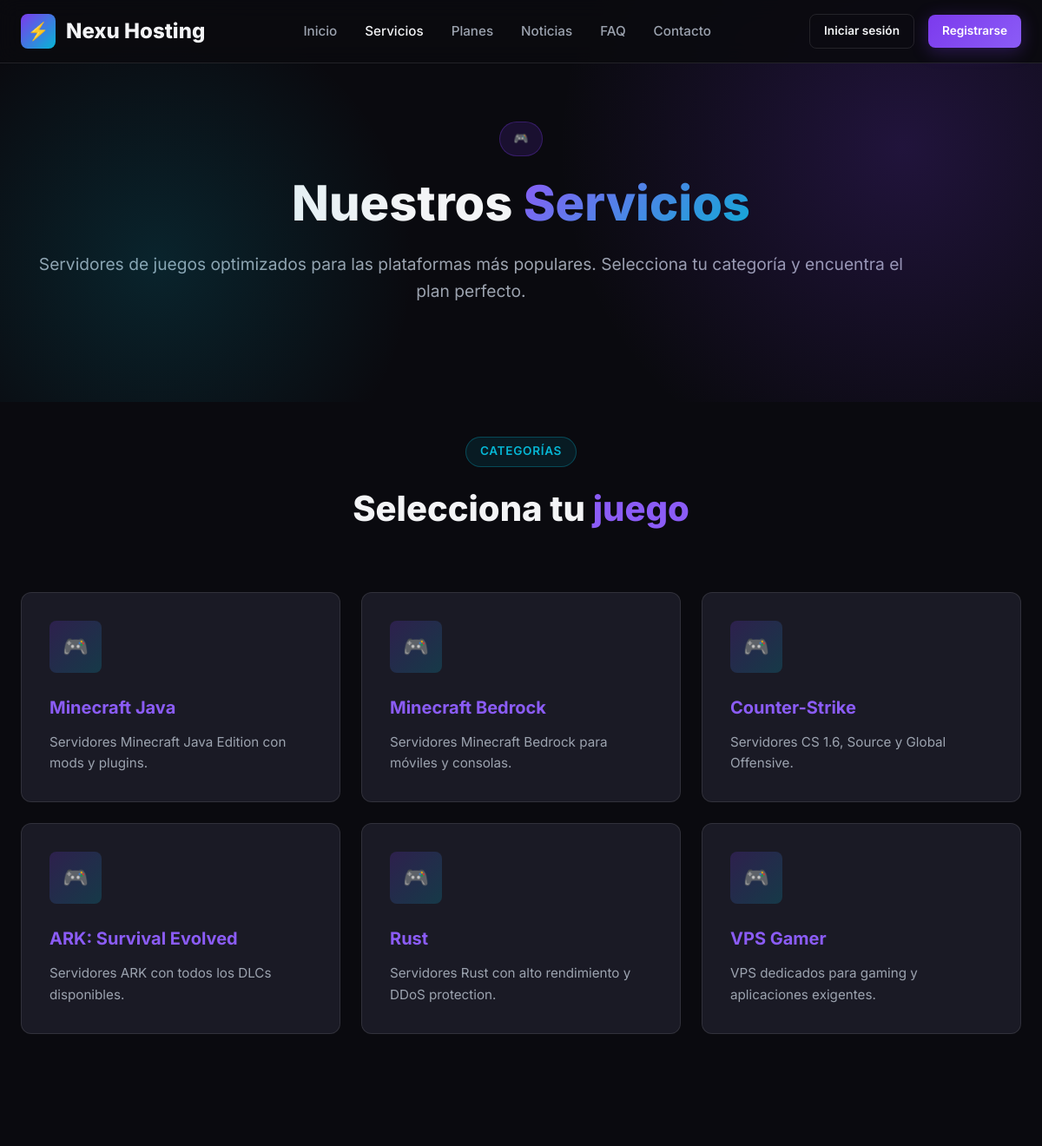
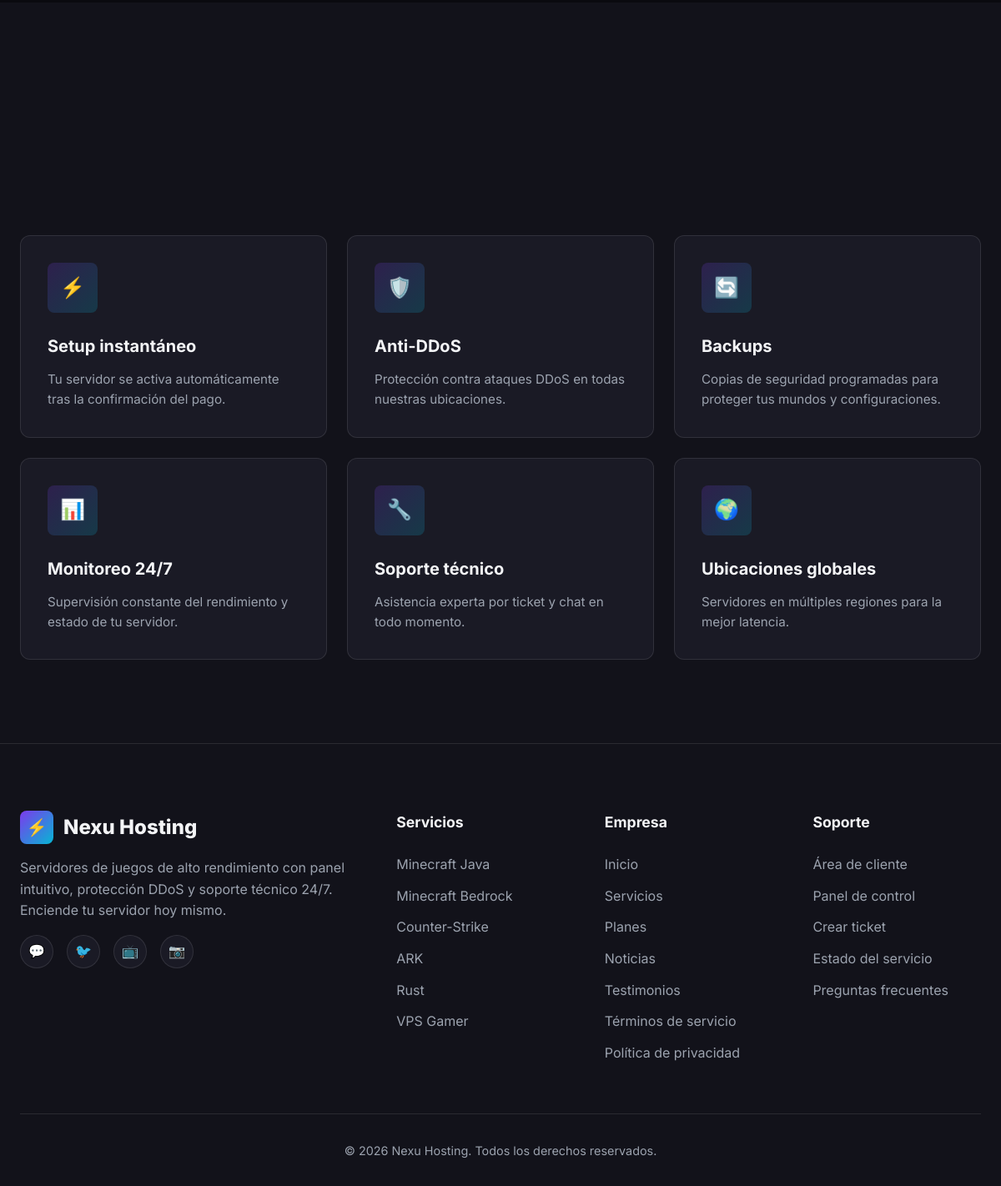
Page /servicios.php on the committed database (2 pictures, top to bottom).
### tables this page shows
CREATE TABLE IF NOT EXISTS categorias (
    id INT AUTO_INCREMENT PRIMARY KEY,
    nombre VARCHAR(100) NOT NULL,
    slug VARCHAR(100) NOT NULL UNIQUE,
    descripcion TEXT,
    icono VARCHAR(50) DEFAULT 'gamepad',
    orden INT DEFAULT 0,
    activo TINYINT(1) DEFAULT 1
);

### includes/funciones.php (called while the page is built, shortened)
<?php
require_once __DIR__ . '/pagos.php';
function e($string) {
    return htmlspecialchars($string ?? '', ENT_QUOTES, 'UTF-8');
}
function obtenerCategorias($soloActivas = true) {
    global $pdo;
    $sql = "SELECT * FROM categorias";
    if ($soloActivas) $sql .= " WHERE activo = 1";
    $sql .= " ORDER BY orden ASC";
    return $pdo->query($sql)->fetchAll();
}

### servicios.php (the view, shortened to what this page needs)
<?php
require_once 'includes/header.php';
$categorias = obtenerCategorias();
?>
<section class="hero" style="padding: 140px 0 80px;">
    <div class="container text-center">
        <span class="hero-badge">🎮</span>
        <h1>Nuestros <span>Servicios</span></h1>
        <p>Servidores de juegos optimizados para las plataformas más populares. Selecciona tu categoría y encuentra el plan perfecto.</p>
    </div>
</section>
<section class="section" style="padding-top: 40px;">
    <div class="container">
        <div class="section-header">
            <span class="section-label">Categorías</span>
            <h2>Selecciona tu <span>juego</span></h2>
        </div>
        <div class="features-grid mb-4">
            <?php foreach ($categorias as $cat): ?>
            <a href="servicios.php?cat=<?php echo e($cat['slug']); ?>" class="card" style="text-decoration: none;">
                <div class="card-icon">🎮</div>
                <h3><?php echo e($cat['nombre']); ?></h3>
                <p><?php echo e($cat['descripcion']); ?></p>
            </a>
            <?php endforeach; ?>
        </div>
    </div>
</section>
<section class="section" style="background: var(--color-bg-light);">
    <div class="container">
        <div class="features-grid">
            <div class="card">
                <div class="card-icon">⚡</div>
                <h3>Setup instantáneo</h3>
                <p>Tu servidor se activa automáticamente tras la confirmación del pago.</p>
            </div>
            <div class="card">
                <div class="card-icon">🛡️</div>
                <h3>Anti-DDoS</h3>
                <p>Protección contra ataques DDoS en todas nuestras ubicaciones.</p>
            </div>
            <div class="card">
                <div class="card-icon">🔄</div>
                <h3>Backups</h3>
                <p>Copias de seguridad programadas para proteger tus mundos y configuraciones.</p>
            </div>
            <div class="card">
                <div class="card-icon">📊</div>
                <h3>Monitoreo 24/7</h3>
                <p>Supervisión constante del rendimiento y estado de tu servidor.</p>
            </div>
            <div class="card">
                <div class="card-icon">🔧</div>
                <h3>Soporte técnico</h3>
                <p>Asistencia experta por ticket y chat en todo momento.</p>
            </div>
            <div class="card">
                <div class="card-icon">🌍</div>
                <h3>Ubicaciones globales</h3>
                <p>Servidores en múltiples regiones para la mejor latencia.</p>
            </div>
        </div>
    </div>
</section>
<?php require_once 'includes/footer.php'; ?>

### assets/css/style.css (style rules this page uses)
:root { --color-bg: #0a0a0f; --color-bg-light: #12121a; --color-bg-card: #1a1a25; --color-primary: #7c3aed; --color-primary-light: #8b5cf6; --color-secondary: #06b6d4; --color-accent: #f59e0b; --color-success: #10b981; --color-danger: #ef4444; --color-warning: #f59e0b; --color-info: #3b82f6; --color-text: #f3f4f6; --color-text-muted: #9ca3af; --color-border: rgba(255,255,255,0.1); --radius: 12px; --radius-sm: 8px; --shadow: 0 10px 40px rgba(0,0,0,0.4); --transition: all 0.3s ease; }
* { margin: 0; padding: 0; box-sizing: border-box; }
html { scroll-behavior: smooth; }
body { font-family: 'Inter', -apple-system, BlinkMacSystemFont, 'Segoe UI', Roboto, sans-serif; background: var(--color-bg); color: var(--color-text); line-height: 1.6; overflow-x: hidden; }
a { color: var(--color-primary-light); text-decoration: none; transition: var(--transition); }
.container { width: 100%; max-width: 1280px; margin: 0 auto; padding: 0 1.5rem; }
.hero { position: relative; padding: 160px 0 100px; overflow: hidden; }
.hero::before { content: ''; position: absolute; top: -50%; right: -20%; width: 800px; height: 800px; background: radial-gradient(circle, rgba(124, 58, 237, 0.2) 0%, transparent 70%); pointer-events: none; }
.hero::after { content: ''; position: absolute; bottom: -30%; left: -10%; width: 600px; height: 600px; background: radial-gradient(circle, rgba(6, 182, 212, 0.15) 0%, transparent 70%); pointer-events: none; }
.hero-badge { display: inline-flex; align-items: center; gap: 0.5rem; padding: 0.5rem 1rem; background: rgba(124, 58, 237, 0.15); border: 1px solid rgba(124, 58, 237, 0.3); border-radius: 50px; font-size: 0.85rem; color: var(--color-primary-light); margin-bottom: 1.5rem; }
.hero h1 { font-size: 3.5rem; line-height: 1.1; font-weight: 800; margin-bottom: 1.5rem; }
.hero h1 span { background: linear-gradient(135deg, var(--color-primary-light), var(--color-secondary)); -webkit-background-clip: text; -webkit-text-fill-color: transparent; background-clip: text; }
.hero p { font-size: 1.2rem; color: var(--color-text-muted); margin-bottom: 2rem; max-width: 90%; }
.section { padding: 100px 0; }
.section-header { text-align: center; max-width: 700px; margin: 0 auto 4rem; }
.section-label { display: inline-block; padding: 0.35rem 1rem; background: rgba(6, 182, 212, 0.1); border: 1px solid rgba(6, 182, 212, 0.3); border-radius: 50px; color: var(--color-secondary); font-size: 0.85rem; font-weight: 600; margin-bottom: 1rem; text-transform: uppercase; letter-spacing: 0.05em; }
.section h2 { font-size: 2.5rem; font-weight: 800; margin-bottom: 1rem; }
.section h2 span { color: var(--color-primary-light); }
.section p { color: var(--color-text-muted); font-size: 1.1rem; }
.card { background: var(--color-bg-card); border: 1px solid var(--color-border); border-radius: var(--radius); padding: 2rem; transition: var(--transition); }
.card-icon { width: 60px; height: 60px; border-radius: var(--radius-sm); background: linear-gradient(135deg, rgba(124, 58, 237, 0.2), rgba(6, 182, 212, 0.2)); display: flex; align-items: center; justify-content: center; font-size: 1.5rem; margin-bottom: 1.5rem; }
.card h3 { font-size: 1.25rem; margin-bottom: 0.75rem; }
.card p { color: var(--color-text-muted); font-size: 0.95rem; }
.features-grid { display: grid; grid-template-columns: repeat(auto-fit, minmax(280px, 1fr)); gap: 1.5rem; }
.card, .pricing-card, .stat-card { animation: fadeIn 0.5s ease forwards; }
.text-center { text-align: center; }
.mb-4 { margin-bottom: 2rem; }

### rows in the picture
categorias: nombre "Minecraft Java", descripcion "Servidores Minecraft Java Edition con mods y plugins."
categorias: nombre "Minecraft Bedrock", descripcion "Servidores Minecraft Bedrock para móviles y consolas."
categorias: nombre "Counter-Strike", descripcion "Servidores CS 1.6, Source y Global Offensive."
categorias: nombre "ARK: Survival Evolved", descripcion "Servidores ARK con todos los DLCs disponibles."
categorias: nombre "Rust", descripcion "Servidores Rust con alto rendimiento y DDoS protection."
categorias: nombre "VPS Gamer", descripcion "VPS dedicados para gaming y aplicaciones exigentes."
